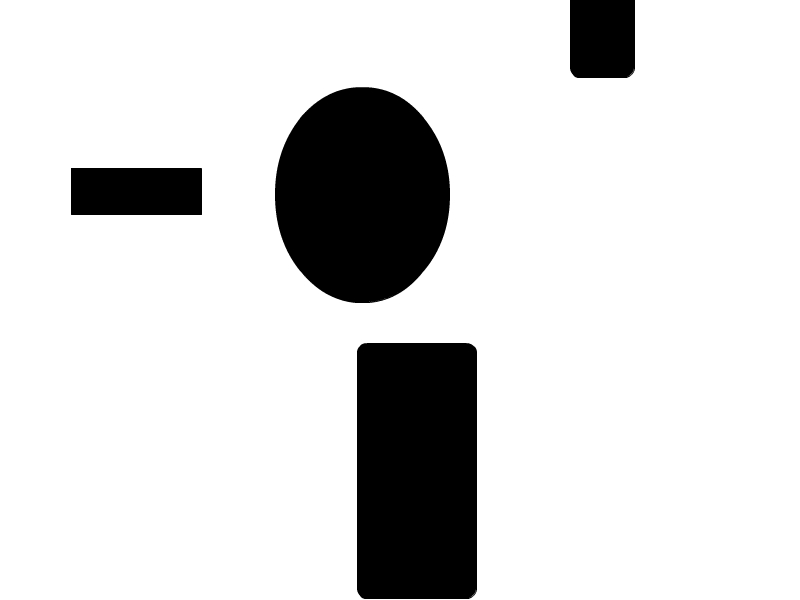
//> input picture dfs_path.jpg, 800 x 600 px
$ ./count   (built with g++ and OpenCV 4)
//> lines starting //> are read from the running program, lines starting //| are printed output that depends on the picture
#include "opencv2/highgui/highgui.hpp"
#include "opencv2/imgproc/imgproc.hpp"
#include "opencv2/core/core.hpp"
#include <iostream>
using namespace cv;
using namespace std;


int c=0;
Mat img;

int isValid(int a,int b)
{
	if(a>=0&&a<img.rows&&b>=0&&b<img.cols)
  	 return 1;
 	else
  	 return 0;
}

void dfs(int i,int j)
{
 	int k,l;
        img.at<uchar>(i,j)=100;
 	for(k=i-1;k<=i+1;k++)
 	{
 	 	for(l=j-1;l<=j+1;l++)
 	 	{
 	  		if(isValid(k,l)==1)
 	  		{
 	   			if(img.at<uchar>(k,l)<20)
 	    			{
 	    				dfs(k,l);

 	    			}
 	  		}
 	 	}
 	}
}

int main()
{
	img=imread("dfs_path.jpg",0);
//> img is the input picture: 600 rows x 800 cols, CV_8UC1; min 0, max 255, mean 217
 	int p,q;
 	for(p=0;p<img.rows;p++)
 	{
  		for(q=0;q<img.cols;q++)
  		{
   			if(img.at<uchar>(p,q)<20){
    				dfs(p,q);
                                c++;}
 	 	}
 	}
//> after the loop, c = 4
 	cout<<c<<endl;
//| 4
        imshow("win",img);
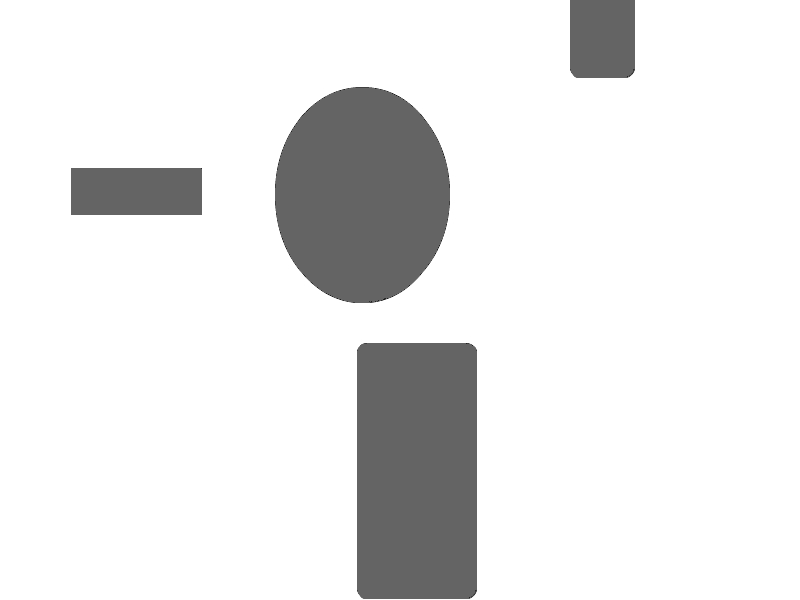
//> window 'win': 600 rows x 800 cols, CV_8UC1; min 31, max 255, mean 231.8
 	return 0;
}
